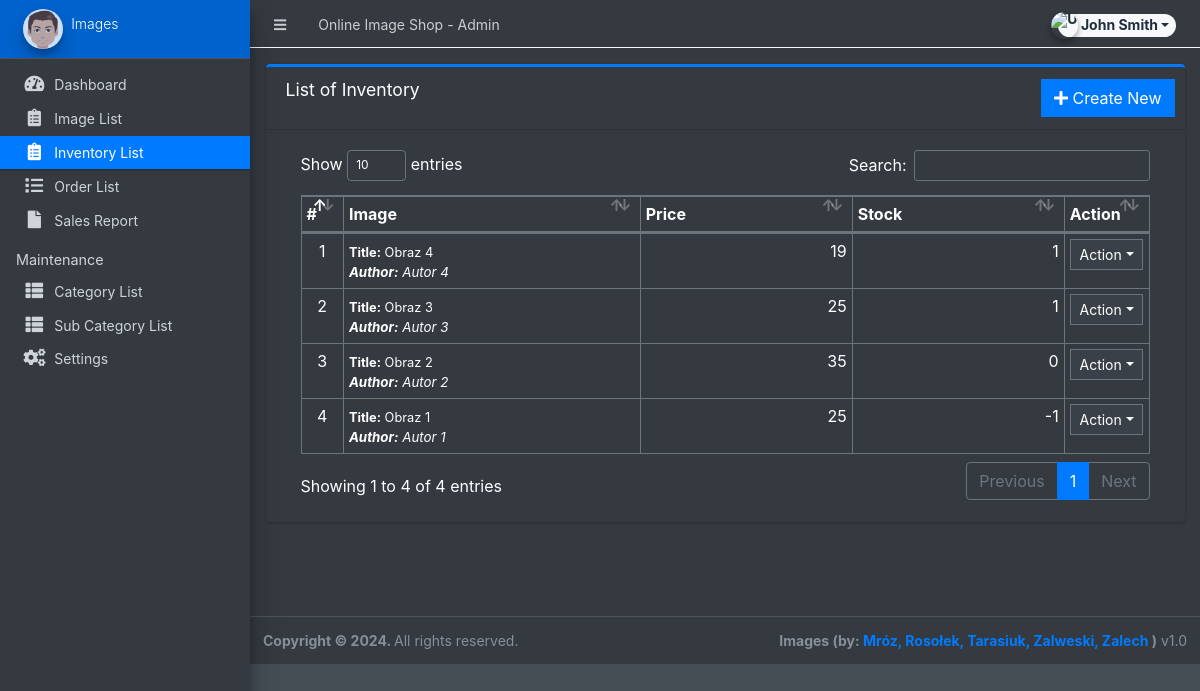
Screenshot of /admin/?page=inventory (signed in) with the database file from the repository.
### tables this page shows
CREATE TABLE `inventory` (
  `id` int(30) NOT NULL,
  `product_id` int(30) NOT NULL,
  `quantity` int(30) NOT NULL,
  `price` double(10,2) NOT NULL,
  `date_created` datetime NOT NULL DEFAULT current_timestamp(),
  `date_updated` datetime DEFAULT NULL ON UPDATE current_timestamp()
);

CREATE TABLE `products` (
  `id` int(30) NOT NULL,
  `category_id` int(30) NOT NULL,
  `sub_category_id` int(30) NOT NULL,
  `status` tinyint(1) NOT NULL DEFAULT 1,
  `date_created` datetime NOT NULL DEFAULT current_timestamp(),
  `title` varchar(250) NOT NULL,
  `author` text NOT NULL,
  `description` text NOT NULL
);

### admin/inventory/index.php (the view, shortened to what this page needs)
<div class="card card-outline card-primary">
	<div class="card-header">
		<h3 class="card-title">List of Inventory</h3>
		<div class="card-tools">
			<a href="?page=inventory/manage_inventory" class="btn btn-flat btn-primary"><span class="fas fa-plus"></span> Create New</a>
		</div>
	</div>
	<div class="card-body">
		<div class="container-fluid">
			<div class="container-fluid">
				<table class="table table-bordered table-stripped">
					<colgroup>
						<col width="5%">
						<col width="35%">
						<col width="25%">
						<col width="25%">
						<col width="10%">
					</colgroup>
					<thead>
						<tr>
							<th>#</th>
							<th>Image</th>
							<th>Price</th>
							<th>Stock</th>
							<th>Action</th>
						</tr>
					</thead>
					<tbody>
						<?php
						$i = 1;
						$qry = $conn->query("SELECT i.*,p.title as product,p.author from `inventory` i inner join `products` p on p.id = i.product_id order by unix_timestamp(i.date_created) desc ");
						while ($row = $qry->fetch_assoc()) :
							$sold = $conn->query("SELECT SUM(ol.quantity) as sold FROM order_list ol inner join orders o on o.id = ol.order_id where ol.product_id='{$row['id']}' and o.`status` != 4 ");
							$sold = $sold->num_rows > 0 ? $sold->fetch_assoc()['sold'] : 0;
							$avail = $row['quantity'] - $sold;
							foreach ($row as $k => $v) {
								$row[$k] = trim(stripslashes($v));
							}
						?>
							<tr>
								<td class="text-center"><?php echo $i++; ?></td>
								<td>
									<p class="m-0"><small><b>Title:</b> <?php echo $row['product'] ?></small></p>
									<p class="m-0 truncate"><b>Author:</b> <?php echo $row['author'] ?></p>
								</td>
								<td class="text-right"><?php echo number_format($row['price']) ?></td>
								<td class="text-right"><?php echo $avail ?></td>
								<td align="center">
									<button type="button" class="btn btn-flat btn-default btn-sm dropdown-toggle dropdown-icon" data-toggle="dropdown">
										Action
									</button>
								</td>
							</tr>
						<?php endwhile; ?>
					</tbody>
				</table>
			</div>
		</div>
	</div>
</div>

### rows the page displays
inventory: product.title "Obraz 4", product.author "Autor 4", price "19", quantity "1"
inventory: product.title "Obraz 3", product.author "Autor 3", price "25", quantity "1"
inventory: product.title "Obraz 2", product.author "Autor 2", price "35", avail "0"
inventory: product.title "Obraz 1", product.author "Autor 1", price "25", avail "-1"

### other values shown
$_settings->info('name') "Online Image Shop"
$_settings->info('short_name') "Images"
